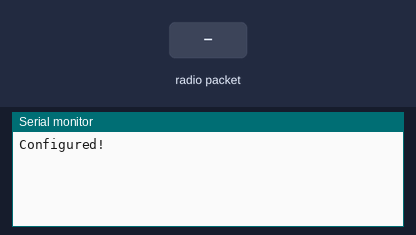
The sketch below on a simulated Arduino Uno, built with avr-gcc and run on an emulated ATmega328P. On the bench: the last lines printed to the serial monitor. The inputs (shaded band) are chosen by the test bench. No radio packets arrive unless stated.

Above: at 1.2 s.
1.3 s: radio packet "1" arrives
At 2.3 s:
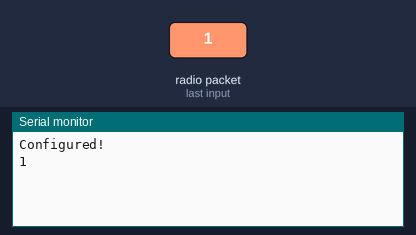
2.8 s: radio packet "0" arrives
At 3.4 s:
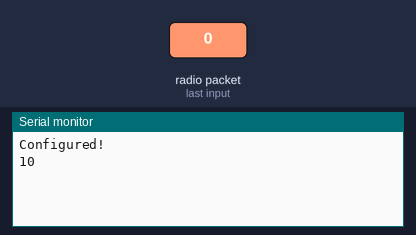

Measured:
- after the input at 1.3 s, the serial monitor: prints a new line at once (image 1)
- after the input at 2.8 s, the serial monitor: prints a new line at once (image 2)

The sketch:

rfm95_ground.ino
```cpp
#include <RH_RF95.h>
#include <SPI.h>

#define RF95_CS 10
#define RF95_INT 20
#define RF95_RST 14

// Singleton instance of the radio driver
RH_RF95 rf95(RF95_CS, RF95_INT);

void setup() {
    Serial.begin(115200);

    // Reset RFM module
    pinMode(RF95_RST, OUTPUT);
    digitalWrite(RF95_RST, LOW);
    delay(10);
    digitalWrite(RF95_RST, HIGH);
    delay(10);

    if (!rf95.init()) {
        Serial.println("init failed");
        while (true)
            ;
    }

    rf95.setModemConfig(RH_RF95::Bw125Cr45Sf128);
    rf95.setPreambleLength(8);
    rf95.setFrequency(915.0);
    rf95.setTxPower(20);

    Serial.println("Configured!");
}

void loop() {
    uint8_t sendBuffer[RH_RF95_MAX_MESSAGE_LEN] = {0};
    uint32_t sendBufferIndex = 0;
    while (Serial.available()) {
        sendBuffer[sendBufferIndex] = Serial.read();
        sendBufferIndex++;
        if (sendBufferIndex == RH_RF95_MAX_MESSAGE_LEN) {
            break;
        }
    }
    if (sendBufferIndex > 0) {
        rf95.send(sendBuffer, sendBufferIndex);
        rf95.waitPacketSent();
    }

    if (rf95.available()) {
        // Should be a message for us now
        uint8_t buf[RH_RF95_MAX_MESSAGE_LEN] = {0};
        uint8_t len = RH_RF95_MAX_MESSAGE_LEN;
        if (rf95.recv(buf, &len)) {
            for (uint8_t i = 0; i < len; i++) {
                Serial.write(buf[i]);
            }
        }
    }
}
```
